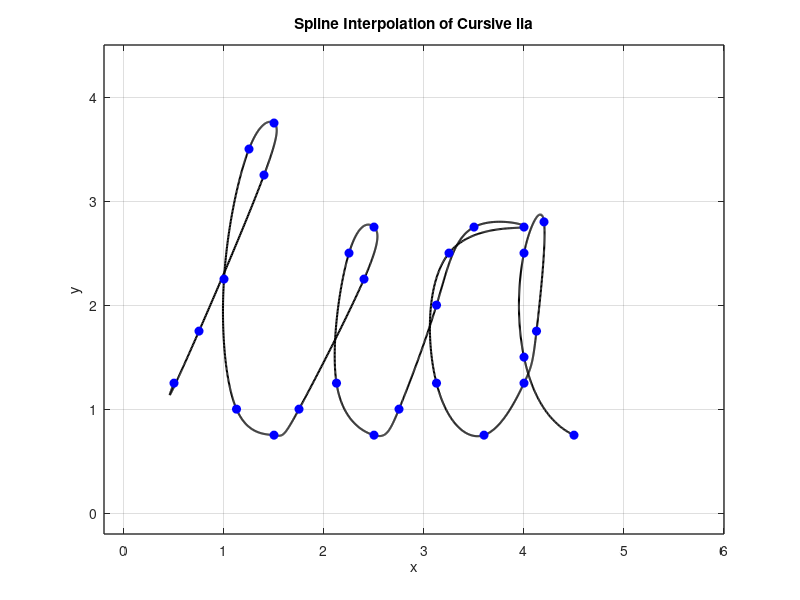

Source code (MATLAB):
% Define data points for x and y coordinates
x=[0.50 0.75 1.40 1.50 1.25 1.00 1.125 1.50 1.75 2.40 2.50 2.25 2.125 2.50 2.75 3.125 3.50 4.00 3.25 3.125 3.60 4.00 4.125 4.20 4.0 4.0 4.50];
y=[1.25 1.75 3.25 3.75 3.50 2.25 1.000 0.75 1.00 2.25 2.75 2.50 1.250 0.75 1.00 2.000 2.75 2.75 2.50 1.250 0.75 1.25 1.750 2.80 2.5 1.5 0.75];

n=length(x);
t= 0:n-1; % Parametric coordinate t
tt= 0:0.01:n-1; % More dense coor tt fir spline interpolation

% Compute spline interpolation
xx= spline(t,x,tt);
yy= spline(t,y,tt);

% Plot settings
figure(1)
plot(xx,yy,'k','Linewidth',1.5) % plot spline
hold on 
plot (x,y,'bo','MarkerFaceColor','b') % plot data points
axis([-0.2 6 -0.2 4.5])
grid on
title('Spline Interpolation of Cursive lia')
xlabel('x')
ylabel('y')
set(gca,'FontSize',10,'LineWidth',1)
grid on